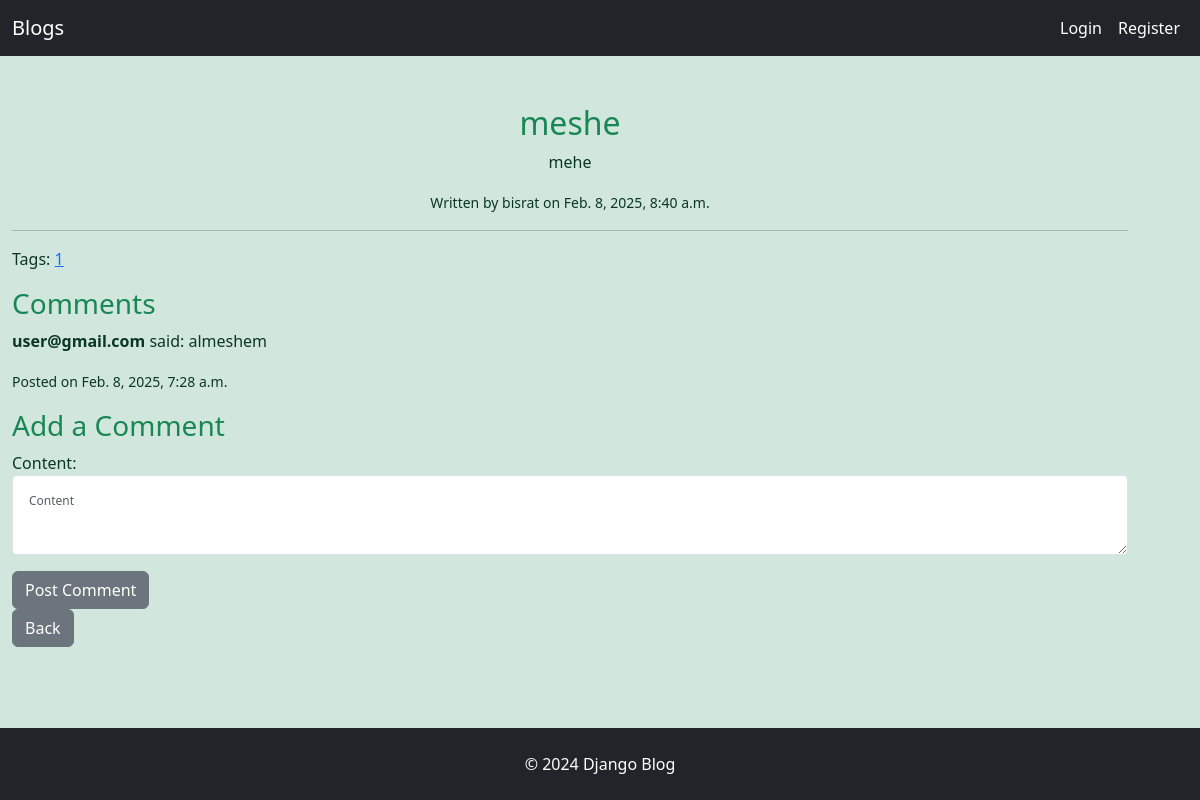
/post/38/, run on an earlier commit of the app's database.
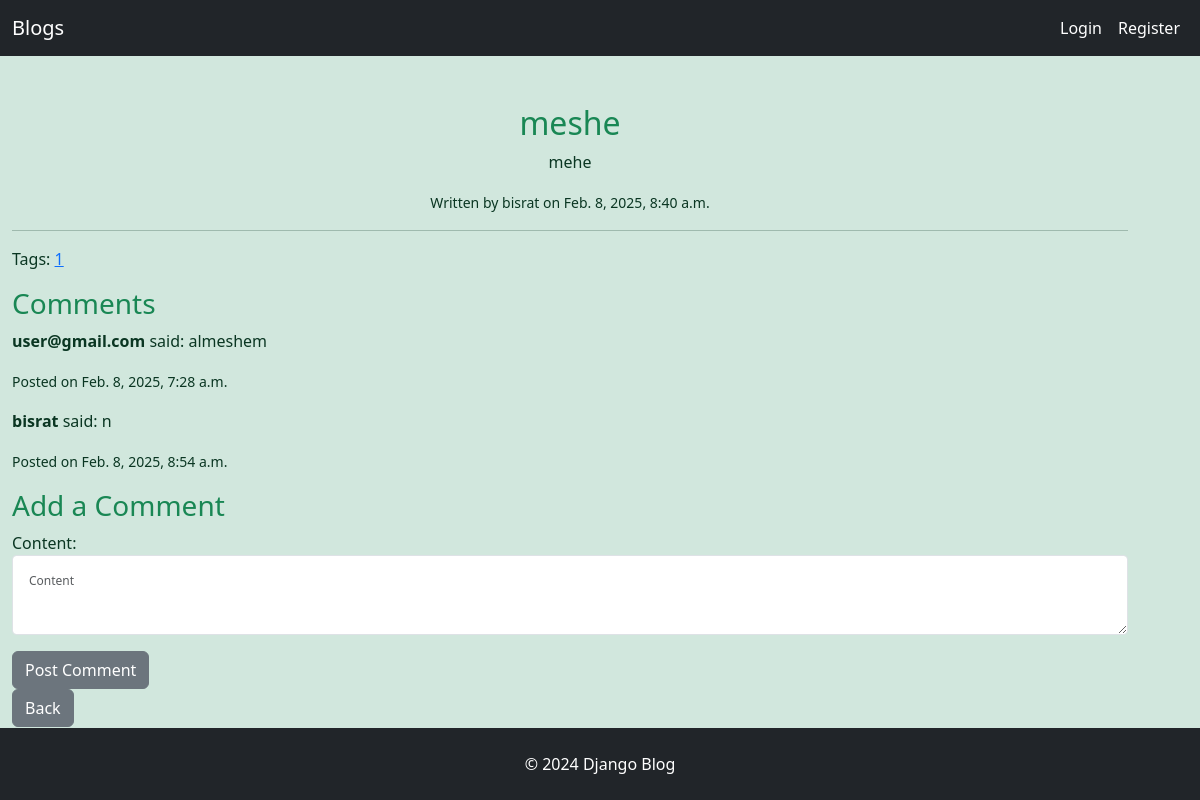
And on a later commit of the database.
### blog/models.py (models this page shows, shortened)
class Comment(models.Model):
  post = models.ForeignKey(Post ,related_name=
  'comments', on_delete=models.CASCADE)
  author = models.ForeignKey('auth.User',on_delete=models.CASCADE)
  content = models.TextField(max_length=200)
  created_at = models.DateTimeField(auto_now = True)
  updated_at = models.DateTimeField(auto_now_add = True)

### blog/views.py (the view)
# urls.py: path('post/<int:pk>/', views.PostDetailView.as_view(), name='post_detail'),
class PostDetailView(DetailView):
    model = Post
    template_name = 'blog/post_detail.html'
    context_object_name = 'post'
    def get_context_data(self, **kwargs):
        context = super().get_context_data(**kwargs)
        context['form'] = CommentForm()  # Create an empty form instance
        context['comments'] = self.object.comments.all()  # Get all comments for the post
        return context
    def post(self, request, *args, **kwargs):
        post = self.get_object()
        if not request.user.is_authenticated:
            messages.error(request, "You must be logged in to comment.")
            return redirect('login')  # Redirect to the login page (adjust 'login' as needed)
        form = CommentForm(request.POST)
        if form.is_valid():
            comment = form.save(commit=False)
            comment.post = post
            comment.author = request.user
            comment.save()
            return redirect('post_detail', pk=post.pk)
        context = self.get_context_data()  # Reuse the context data method
        context['form'] = form  # Add the form with errors to the context
        return self.render_to_response(context)

### blog/forms.py
class CommentForm(forms.ModelForm):
    content = forms.CharField(widget=widgets.Textarea(attrs={'class': 'form-control form-control-sm ','placeholder': 'Content', 'style': 'font-size: 12px; padding: 16px; height: 80px;'  }))
    class Meta:
        model = Comment
        fields = ['content']

### blog/templates/blog/post_detail.html (shortened to what this page needs)
{% extends 'blog/base.html' %}
{% block content %}
  <div class="text-center">
    <h2 class="mt-5 text-success">{{ post.title }}</h2>
    <p>{{ post.content }}</p>
    <small>Written by {{ post.author.username }} on {{ post.created_at }}</small>
    <hr>
  </div>
  <p>Tags:
    {% for tag in post.tags.all %}
      <a href="{% url 'tag_posts' tag.name %}">{{ tag.name }}</a>
    {% endfor %}
  </p>
  <h3 class="text-success">Comments</h3>
  {% for comment in comments %}
    <div class="comment">
      <p><strong>{{ comment.author.username }}</strong> said: {{ comment.content }}</p>
      <p><small>Posted on {{ comment.created_at }}</small></p>
    </div>
  {% empty %}
    <p>No comments yet. Be the first to comment!</p>
  {% endfor %}
  <h3 class="text-success">Add a Comment</h3>
  <form method="POST" action="{% url 'post_detail' post.pk %}">
    {{ form.as_p }}
    <button type="submit" class="btn btn-secondary">Post Comment</button>
  </form>
  <button class="btn btn-secondary text-white">
      <a href="{% url 'post_list' %}" style="color: white; text-decoration: none; margin-top:5px;">Back</a>
    </button>
  <br>
{% endblock %}

What changed in the data, as far as the page shows it:
added Comment: author.username "bisrat", content "n", created_at "Feb. 8, 2025, 8:54 a.m."
